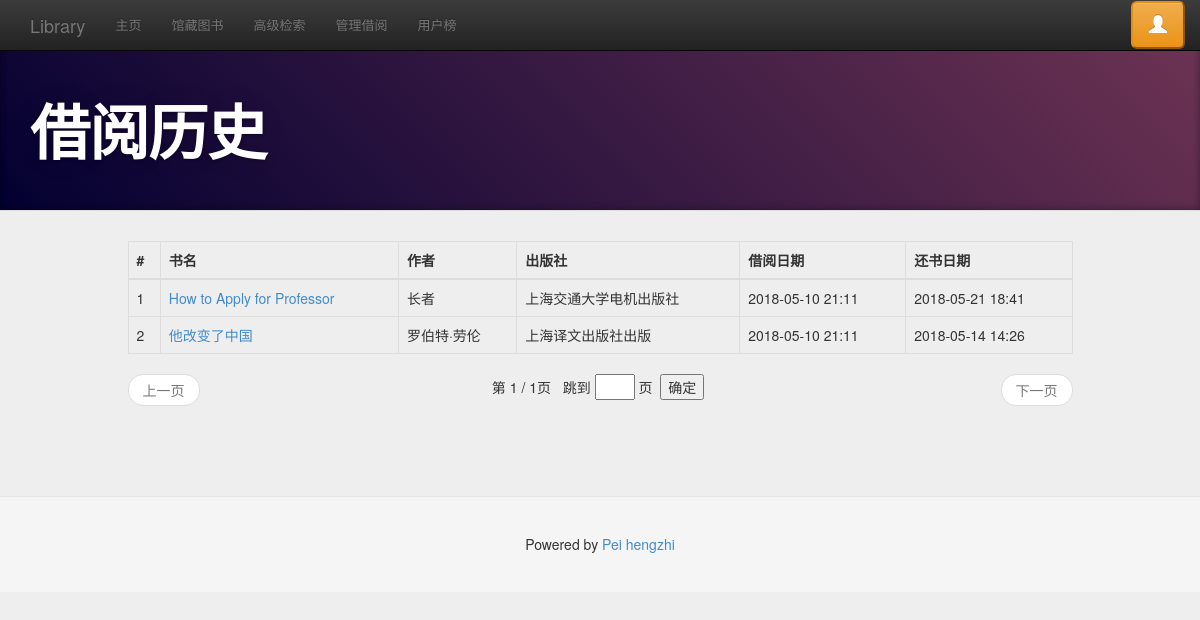
/history_record (signed in), run on the app's committed database.
### account/models.py (models this page shows, shortened)
class Loan_record(models.Model):
    Lbook=models.ForeignKey(Books,on_delete=models.CASCADE)
    borrower=models.ForeignKey(User,on_delete=models.CASCADE)
    loandate=models.DateTimeField(auto_now_add=True)
    returndate=models.DateTimeField(null=True,blank=True)
    extended=models.BooleanField(default=False)
    class Meta:
        db_table='loan_record'
        verbose_name='借阅记录'
        verbose_name_plural='借阅记录'
        ordering=['loandate']

class Books(models.Model):
    isbn=models.CharField(max_length=13)
    bookname=models.CharField(max_length=40)
    date=models.DateField()
    category=models.CharField(max_length=7,default="")
    publisher=models.CharField(max_length=20)
    author=models.CharField(max_length=20)
    description=models.TextField(max_length=300,blank=True,default="")
    totnum=models.PositiveIntegerField(default=1)
    pict=models.ImageField(upload_to='image/%Y/%m/%d/',default="image/index.jpg")
    class Meta:
        db_table='books'
        verbose_name='书籍信息'
        verbose_name_plural='书籍信息'
        ordering=['isbn']

### account/views.py (the view)
# urls.py: path('history_record',views.history_record,name='history_record'),
@login_required
def history_record(request):
    user=request.user
    Rnum=Account.objects.get(user=user).RecordNum
    history_list=Loan_record.objects.filter(borrower=user,returndate__isnull=False).order_by('-loandate')
    history_list=paginate(request.GET.get('page'),history_list,Rnum)
    content = {
        'user':user,
        'active_menu': 'history_record',
        'history_list':history_list,
    }
    return render(request, 'history_record.html', content)

### account/views.py (called while the page is built)
def paginate(page,out_list,num):
    paginator=Paginator(out_list,num)
    try:
        out_list=paginator.page(page)
    except PageNotAnInteger:
        out_list=paginator.page(1)
    except EmptyPage:
        out_list=paginator.page(paginator.num_pages)
    return out_list

### templates/history_record.html (shortened to what this page needs)
{% extends "base.html" %}
{% load staticfiles %}
{% block head %}
<header class="jumbotron subhead" id="header-base">
    <div class="container">
        <h1>借阅历史</h1>
    </div>
</header>
{% endblock %}
{% block content %}
    <div class="container">
        <div class="row">
            <div class="col-md-10 col-md-offset-1">
                    <table class="table table-hover table-bordered">
                        <thead>
                        <tr>
                            <th>#</th>
                            <th>书名</th>
                            <th>作者</th>
                            <th>出版社</th>
                            <th>借阅日期</th>
                            <th>还书日期</th>
                        </tr>
                        </thead>
                        <tbody>
                        {% for record in history_list %}
                            <tr>
                                <td>{{ forloop.counter }}</td>
                                <td><a href="{% url 'book_detail' %}?id={{ record.Lbook.id }}">{{ record.Lbook.bookname }}</a></td>
                                <td>{{ record.Lbook.author }}</td>
                                <td>{{ record.Lbook.publisher }}</td>
                                <td>{{ record.loandate|date:"Y-m-d H:i" }}</td>
                                <td>{{ record.returndate|date:"Y-m-d H:i" }}</td>
                            </tr>
                        {% empty %}
                            <tr>
                                <td>暂无记录</td>
                            </tr>
                        {% endfor %}
                        </tbody>
                    </table>
                    <nav>
                        <ul class="pager">
                            {% if history_list.has_previous %}
                                <li class="previous"><a
                                        href="?page={{ history_list.previous_page_number }}">上一页</a>
                                </li>
                            {% else %}
                                <li class="previous disabled"><a href="#">上一页</a></li>
                            {% endif %}
                            第 {{ history_list.number }} / {{ history_list.paginator.num_pages }}页&nbsp;&nbsp;
                            {% if history_list.has_next %}
                                <li class="next"><a
                                        href="?page={{ history_list.next_page_number }}">下一页</a>
                                </li>
                            {% else %}
                                <li class="next disabled"><a href="#">下一页</a></li>
                            {% endif %}
                            <li>
                                跳到&nbsp;<input type="text" id="jump_page" maxlength="10" type="text" style="width:40px;" onkeyup=" if (event.keyCode==13) jump()"> 页&nbsp;
                                <button id="pager_go" type="button" value="确定" onclick="jump()" >确定</button>&nbsp;
                            </li>
                        </ul>
                    </nav>
            </div>
        </div>
    </div>
{% endblock %}

### account/static/css/base.css (style rules this page uses)
body { padding-top: 50px; background-color: #eeeeee; }
#header-base { background-color: #000; color: #fff; }

### account/static/css/docs.css (style rules this page uses)
body { position: relative; padding-top: 40px; }
.jumbotron { position: relative; padding: 40px 0; color: #fff; text-align: center; text-shadow: 0 1px 3px rgba(0,0,0,.4), 0 0 30px rgba(0,0,0,.075); background: #020031; background: -moz-linear-gradient(45deg, #020031 0%, #6d3353 100%); background: -webkit-gradient(linear, left bottom, right top, color-stop(0%,#020031), color-stop(100%,#6d3353)); background: -webkit-linear-gradient(45deg, #020031 0%,#6d3353 100%); background: -o-linear-gradient(45deg, #020031 0%,#6d3353 100%); background: -ms-linear-gradient(45deg, #020031 0%,#6d3353 100%); background: linear-gradient(45deg, #020031 0%,#6d3353 100%); filter: progid:DXImageTransform.Microsoft.gradient( startColorstr='#020031', endColorstr='#6d3353',GradientType=1 ); -webkit-box-shadow: inset 0 3px 7px rgba(0,0,0,.2), inset 0 -3px 7px rgba(0,0,0,.2); -moz-box-shadow: inset 0 3px 7px rgba(0,0,0,.2), inset 0 -3px 7px rgba(0,0,0,.2); box-shadow: inset 0 3px 7px rgba(0,0,0,.2), inset 0 -3px 7px rgba(0,0,0,.2); }
.jumbotron h1 { font-size: 80px; font-weight: bold; letter-spacing: -1px; line-height: 1; }
.jumbotron .container { position: relative; z-index: 2; }
.jumbotron:after { content: ''; display: block; position: absolute; top: 0; right: 0; bottom: 0; left: 0; background: url(../img/bs-docs-masthead-pattern.png) repeat center center; opacity: .4; }
.subhead { text-align: left; border-bottom: 1px solid #ddd; }
.subhead h1 { font-size: 60px; }

### account/static/css/docs-cn.css (style rules this page uses)
h1, h3, h3, .masthead p, .subhead p, .marketing h2 { font-family: "Helvetica Neue",Helvetica,'microsoft yahei ui', 'microsoft yahei','simhei',Arial,sans-serif; font-weight: normal; }

### data on the page
Loan_record: Lbook.bookname "How to Apply for Professor", Lbook.author "长者", Lbook.publisher "上海交通大学电机出版社", loandate "2018-05-10 21:11", returndate "2018-05-21 18:41"
Loan_record: Lbook.bookname "他改变了中国", Lbook.author "罗伯特·劳伦", Lbook.publisher "上海译文出版社出版", loandate "2018-05-10 21:11", returndate "2018-05-14 14:26"

### other printed values
{{ history_list.number }} "1"
{{ history_list.paginator.num_pages }} "1"
